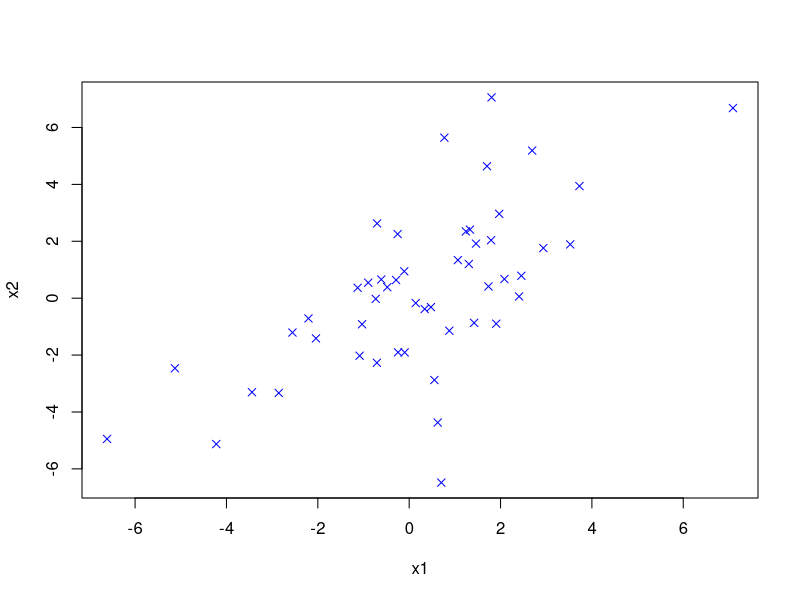
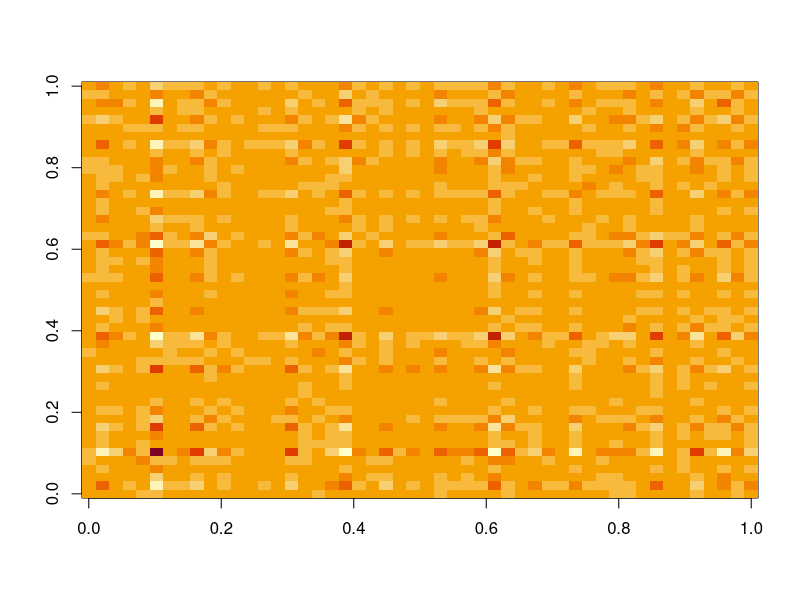
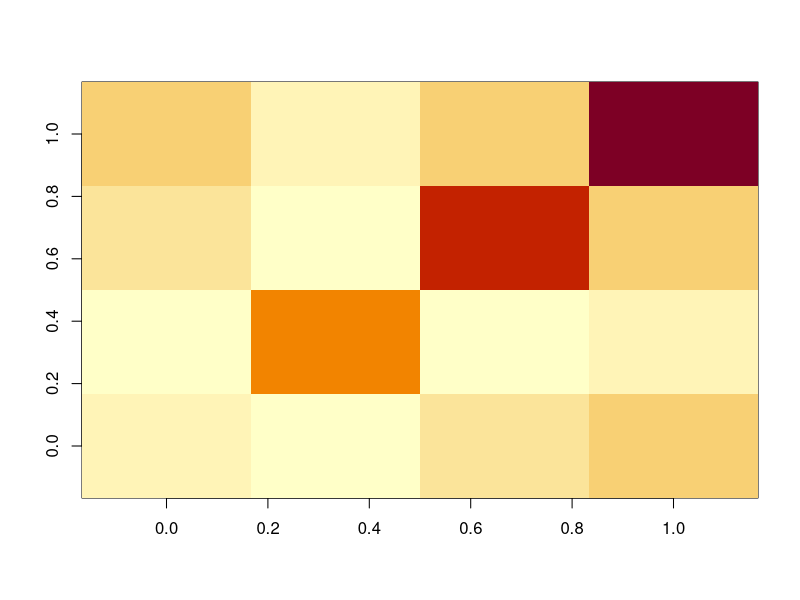
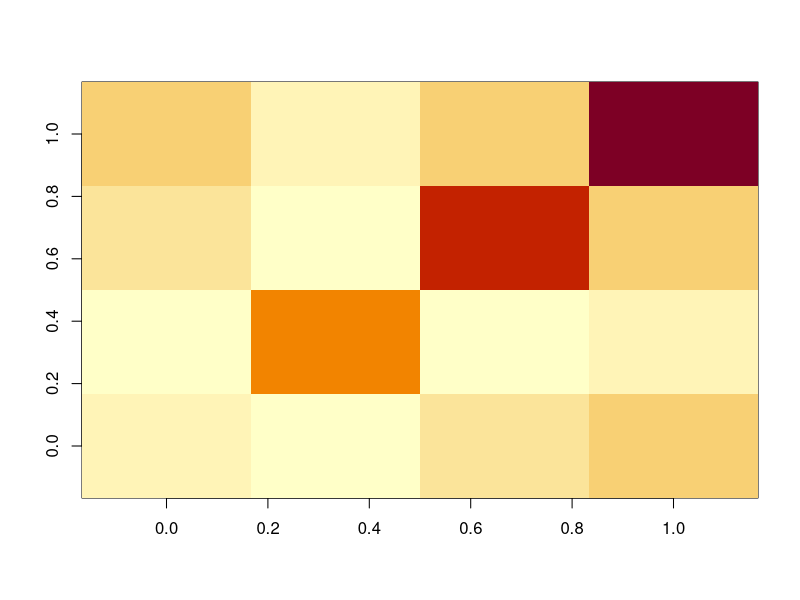
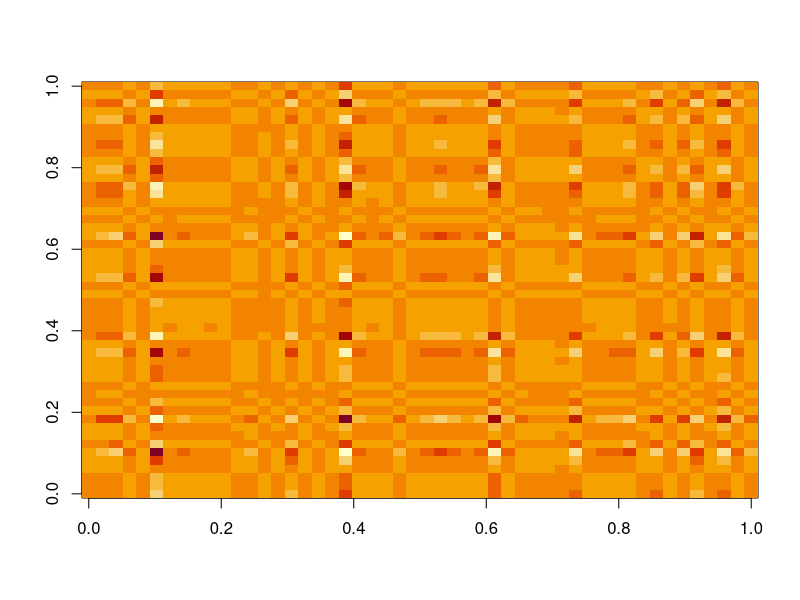
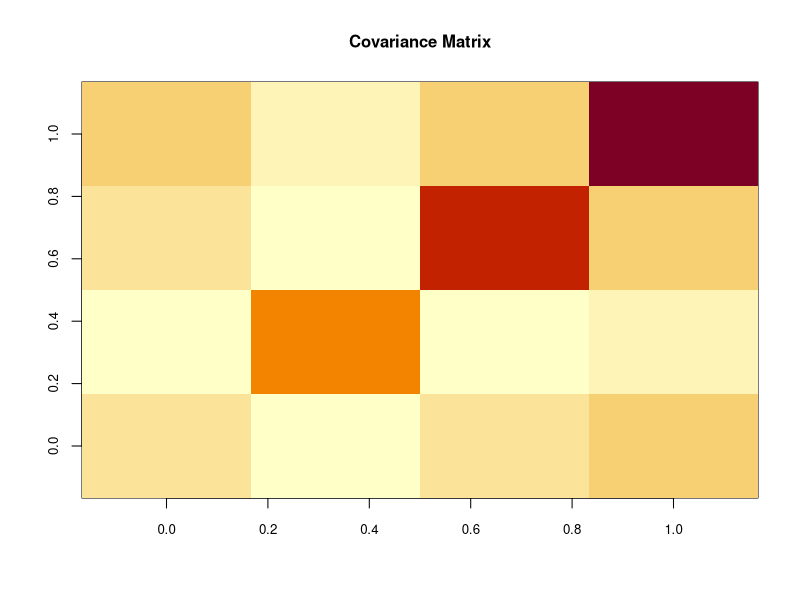

These charts were generated, in order, by the following R code:
# PCA
# http://ufldl.stanford.edu/wiki/index.php/PCA
# http://www.theanalysisfactor.com/covariance-matrices/
# http://stats.stackexchange.com/questions/2691/making-sense-of-principal-component-analysis-eigenvectors-eigenvalues?newsletter=1&nlcode=329536%7c673f
# http://www.cs.otago.ac.nz/cosc453/student_tutorials/principal_components.pdf

# Also look at: PCR (Principal Component Regression) and PLS (Partial Least Squares). See Kuhn.

# TODO: Find some good data to do PCA on. Images or other stuff from TheAnalyticsEdge? 

n <- 50
x1 <- rnorm(1:n, sd=2, mean=0)
x2 <- x1 + rnorm(1:n, sd=2, mean=0)
x3 <- x1 + rnorm(1:n, sd=2, mean=0)
x4 <- x1 + rnorm(1:n, sd=2, mean=0)
plot(x1, x2, pch=4, col="blue")
# Create a matrix where the predictors are the cols
A <- matrix(c(x1,x2,x3,x4), ncol=4)
image((1/(n-1)) * (A %*% t(A)))
means.vector <- colMeans(A) # The mean vector is often referred to as the centroid 

# Visual inspection: Principal direction = x1, secondary direction = x2
# Find covariance matrix:
# http://en.wikipedia.org/wiki/Covariance_matrix
cov.matrix.x1 <- (1/n) * (A %*% t(A))
cov.matrix.x2 <- (1/n) * (x2 %*% x2)
cov(x1, x2)

cov.matrix <- (1/(n-1)) * (x1 - mean(x1)) %*% t(x2 - mean(x2))
# cov matrix also known as dispersion (or dispersion matrix)

cov.x1.x2 <- (1/(n-1)) * (A[,1] - mean(A[,1])) %*% (A[,2] - mean(A[,2]))
# Same as:
cov(A[,1], A[,2])

cov.x1.x2 <- (1/(n-1)) * (t(A - mean(A)) %*% (A - mean(A))) 
# (Almost) same as:
cov(A, A)
cor(A)
var(A)

image(cov(A, A))
image(cov.x1.x2)
image(cov.matrix)

eigen(cov.matrix)[1]

(t(A) %*% A)^(-1) # Note: Matrix must be square to produce an identity matrix!

# Find the covariance matrix
ones <- matrix(c(1,1,1,1), ncol=1)
ones
mean_vector <- (1/n) * (A %*% ones)
mean_vector
mean_matrix <- ones %*% t(mean_vector);
mean_matrix
cov_matrix <- (1/(n-1)) * (t(A - t(mean_matrix)) %*% (A - t(mean_matrix)));
cov_matrix
image(cov_matrix, main="Covariance Matrix", cex.axis=.8, cex.main=1)
